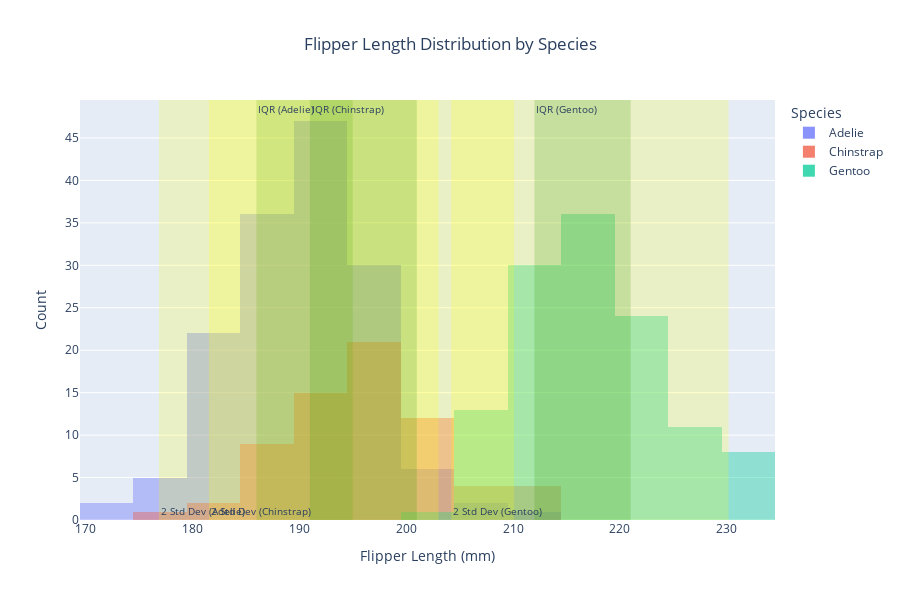

Notebook code for this chart:
### Code cell
import pandas as pd
import plotly.express as px

# Load the penguins dataset
url = "https://raw.githubusercontent.com/mwaskom/seaborn-data/master/penguins.csv"
penguins = pd.read_csv(url)

# Create a histogram for flipper_length_mm for each species
fig = px.histogram(penguins, 
                   x='flipper_length_mm', 
                   color='species', 
                   barmode='overlay', 
                   title='Flipper Length Distribution by Species',
                   labels={'flipper_length_mm': 'Flipper Length (mm)', 'species': 'Species'},
                   height=600)

# Calculate statistics for each species: mean, std, IQR (25th and 75th percentiles)
species_stats = penguins.groupby('species')['flipper_length_mm'].agg(
    mean='mean', 
    std='std', 
    q1=lambda x: x.quantile(0.25), 
    q3=lambda x: x.quantile(0.75)
).reset_index()

# Add vertical rectangles (vrect) for IQR and two standard deviations from the mean
for _, row in species_stats.iterrows():
    species = row['species']
    mean_value = row['mean']
    std_value = row['std']
    q1 = row['q1']
    q3 = row['q3']
    
    # Interquartile Range (IQR) rectangle (25th to 75th percentile)
    fig.add_vrect(x0=q1, x1=q3, 
                  fillcolor="green", opacity=0.2, line_width=0,
                  annotation_text=f'IQR ({species})', 
                  annotation_position='top left',
                  annotation_font_size=10)
    
    # Two Standard Deviations rectangle (mean - 2*std to mean + 2*std)
    fig.add_vrect(x0=mean_value - 2 * std_value, x1=mean_value + 2 * std_value, 
                  fillcolor="yellow", opacity=0.2, line_width=0,
                  annotation_text=f'2 Std Dev ({species})', 
                  annotation_position='bottom left',
                  annotation_font_size=10)

# Update layout to prevent overlapping
fig.update_traces(opacity=0.75)  # Set transparency to avoid overlap
fig.update_layout(xaxis_title='Flipper Length (mm)',
                  yaxis_title='Count',
                  legend_title='Species',
                  title_x=0.5)  # Center the title

# Show the figure
fig.show()

### Figure 1 — Plotly figure (JSON) as saved in the notebook; plotly's stock layout.template omitted (floating-point values rounded to 4 significant figures; data arrays with more than 128 entries replaced by an {"elided": "..."} marker saying what was removed)
{"data": [{"alignmentgroup": "True", "bingroup": "x", "hovertemplate": "Species=Adelie<br>Flipper Length (mm)=%{x}<br>count=%{y}<extra></extra>", "legendgroup": "Adelie", "marker": {"color": "#636efa", "opacity": 0.5, "pattern": {"shape": ""}}, "name": "Adelie", "offsetgroup": "Adelie", "opacity": 0.75, "orientation": "v", "showlegend": true, "type": "histogram", "x": {"elided": "152 int values"}, "xaxis": "x", "yaxis": "y"}, {"alignmentgroup": "True", "bingroup": "x", "hovertemplate": "Species=Chinstrap<br>Flipper Length (mm)=%{x}<br>count=%{y}<extra></extra>", "legendgroup": "Chinstrap", "marker": {"color": "#EF553B", "opacity": 0.5, "pattern": {"shape": ""}}, "name": "Chinstrap", "offsetgroup": "Chinstrap", "opacity": 0.75, "orientation": "v", "showlegend": true, "type": "histogram", "x": [192, 196, 193, 188, 197, 198, 178, 197, 195, 198, 193, 194, 185, 201, 190, 201, 197, 181, 190, 195, 181, 191, 187, 193, 195, 197, 200, 200, 191, 205, 187, 201, 187, 203, 195, 199, 195, 210, 192, 205, 210, 187, 196, 196, 196, 201, 190, 212, 187, 198, 199, 201, 193, 203, 187, 197, 191, 203, 202, 194, 206, 189, 195, 207, 202, 193, 210, 198], "xaxis": "x", "yaxis": "y"}, {"alignmentgroup": "True", "bingroup": "x", "hovertemplate": "Species=Gentoo<br>Flipper Length (mm)=%{x}<br>count=%{y}<extra></extra>", "legendgroup": "Gentoo", "marker": {"color": "#00cc96", "opacity": 0.5, "pattern": {"shape": ""}}, "name": "Gentoo", "offsetgroup": "Gentoo", "opacity": 0.75, "orientation": "v", "showlegend": true, "type": "histogram", "x": [211, 230, 210, 218, 215, 210, 211, 219, 209, 215, 214, 216, 214, 213, 210, 217, 210, 221, 209, 222, 218, 215, 213, 215, 215, 215, 216, 215, 210, 220, 222, 209, 207, 230, 220, 220, 213, 219, 208, 208, 208, 225, 210, 216, 222, 217, 210, 225, 213, 215, 210, 220, 210, 225, 217, 220, 208, 220, 208, 224, 208, 221, 214, 231, 219, 230, 214, 229, 220, 223, 216, 221, 221, 217, 216, 230, 209, 220, 215, 223, 212, 221, 212, 224, 212, 228, 218, 218, 212, 230, 218, 228, 212, 224, 214, 226, 216, 222, 203, 225, 219, 228, 215, 228, 216, 215, 210, 219, 208, 209, 216, 229, 213, 230, 217, 230, 217, 222, 214, null, 215, 222, 212, 213], "xaxis": "x", "yaxis": "y"}], "layout": {"annotations": [{"font": {"size": 10}, "showarrow": false, "text": "IQR (Adelie)", "x": 186, "xanchor": "left", "xref": "x", "y": 1, "yanchor": "top", "yref": "y domain"}, {"font": {"size": 10}, "showarrow": false, "text": "2 Std Dev (Adelie)", "x": 176.9, "xanchor": "left", "xref": "x", "y": 0, "yanchor": "bottom", "yref": "y domain"}, {"font": {"size": 10}, "showarrow": false, "text": "IQR (Chinstrap)", "x": 191, "xanchor": "left", "xref": "x", "y": 1, "yanchor": "top", "yref": "y domain"}, {"font": {"size": 10}, "showarrow": false, "text": "2 Std Dev (Chinstrap)", "x": 181.6, "xanchor": "left", "xref": "x", "y": 0, "yanchor": "bottom", "yref": "y domain"}, {"font": {"size": 10}, "showarrow": false, "text": "IQR (Gentoo)", "x": 212, "xanchor": "left", "xref": "x", "y": 1, "yanchor": "top", "yref": "y domain"}, {"font": {"size": 10}, "showarrow": false, "text": "2 Std Dev (Gentoo)", "x": 204.2, "xanchor": "left", "xref": "x", "y": 0, "yanchor": "bottom", "yref": "y domain"}], "barmode": "overlay", "height": 600, "legend": {"title": {"text": "Species"}, "tracegroupgap": 0}, "shapes": [{"fillcolor": "green", "line": {"width": 0}, "opacity": 0.2, "type": "rect", "x0": 186, "x1": 195, "xref": "x", "y0": 0, "y1": 1, "yref": "y domain"}, {"fillcolor": "yellow", "line": {"width": 0}, "opacity": 0.2, "type": "rect", "x0": 176.9, "x1": 203.0, "xref": "x", "y0": 0, "y1": 1, "yref": "y domain"}, {"fillcolor": "green", "line": {"width": 0}, "opacity": 0.2, "type": "rect", "x0": 191, "x1": 201, "xref": "x", "y0": 0, "y1": 1, "yref": "y domain"}, {"fillcolor": "yellow", "line": {"width": 0}, "opacity": 0.2, "type": "rect", "x0": 181.6, "x1": 210.1, "xref": "x", "y0": 0, "y1": 1, "yref": "y domain"}, {"fillcolor": "green", "line": {"width": 0}, "opacity": 0.2, "type": "rect", "x0": 212, "x1": 221, "xref": "x", "y0": 0, "y1": 1, "yref": "y domain"}, {"fillcolor": "yellow", "line": {"width": 0}, "opacity": 0.2, "type": "rect", "x0": 204.2, "x1": 230.2, "xref": "x", "y0": 0, "y1": 1, "yref": "y domain"}], "title": {"text": "Flipper Length Distribution by Species", "x": 0.5}, "xaxis": {"anchor": "y", "domain": [0, 1], "title": {"text": "Flipper Length (mm)"}}, "yaxis": {"anchor": "x", "domain": [0, 1], "title": {"text": "Count"}}}}
